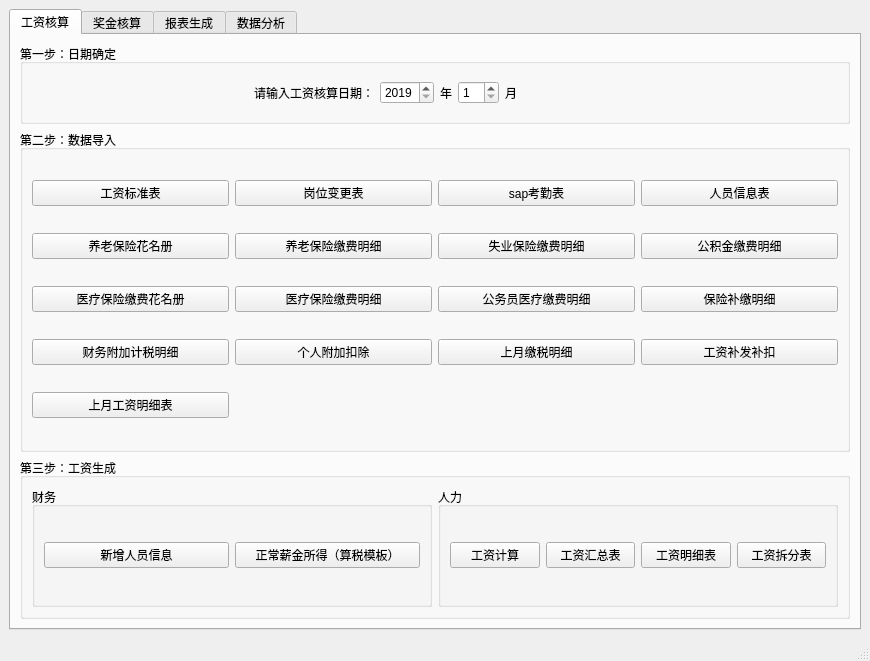
<?xml version="1.0" encoding="UTF-8"?>
<ui version="4.0">
 <class>mainWindow</class>
 <widget class="QMainWindow" name="mainWindow">
  <property name="geometry">
   <rect>
    <x>0</x>
    <y>0</y>
    <width>870</width>
    <height>661</height>
   </rect>
  </property>
  <property name="windowTitle">
   <string>河钢乐亭薪酬管理系统</string>
  </property>
  <property name="windowIcon">
   <iconset>
    <normaloff>../conf/ICON.ico</normaloff>../conf/ICON.ico</iconset>
  </property>
  <widget class="QWidget" name="centralwidget">
   <layout class="QVBoxLayout" name="verticalLayout">
    <item>
     <widget class="QTabWidget" name="tabWidget">
      <property name="currentIndex">
       <number>0</number>
      </property>
      <widget class="QWidget" name="tab1">
       <attribute name="title">
        <string>工资核算</string>
       </attribute>
       <layout class="QVBoxLayout" name="verticalLayout_2" stretch="2,8,4">
        <item>
         <widget class="QGroupBox" name="groupBox_3">
          <property name="title">
           <string>第一步：日期确定</string>
          </property>
          <layout class="QHBoxLayout" name="horizontalLayout_3" stretch="2,1,0,0,0,1,2">
           <item>
            <spacer name="horizontalSpacer">
             <property name="orientation">
              <enum>Qt::Horizontal</enum>
             </property>
             <property name="sizeHint" stdset="0">
              <size>
               <width>40</width>
               <height>20</height>
              </size>
             </property>
            </spacer>
           </item>
           <item>
            <widget class="QLabel" name="label">
             <property name="text">
              <string>请输入工资核算日期：</string>
             </property>
            </widget>
           </item>
           <item>
            <widget class="QSpinBox" name="spinBox_year">
             <property name="minimum">
              <number>2019</number>
             </property>
             <property name="maximum">
              <number>2020</number>
             </property>
            </widget>
           </item>
           <item>
            <widget class="QLabel" name="label_2">
             <property name="text">
              <string>年</string>
             </property>
            </widget>
           </item>
           <item>
            <widget class="QSpinBox" name="spinBox_month">
             <property name="minimum">
              <number>1</number>
             </property>
             <property name="maximum">
              <number>12</number>
             </property>
            </widget>
           </item>
           <item>
            <widget class="QLabel" name="label_3">
             <property name="text">
              <string>月</string>
             </property>
            </widget>
           </item>
           <item>
            <spacer name="horizontalSpacer_2">
             <property name="orientation">
              <enum>Qt::Horizontal</enum>
             </property>
             <property name="sizeHint" stdset="0">
              <size>
               <width>40</width>
               <height>20</height>
              </size>
             </property>
            </spacer>
           </item>
          </layout>
         </widget>
        </item>
        <item>
         <widget class="QGroupBox" name="groupBox">
          <property name="title">
           <string>第二步：数据导入</string>
          </property>
          <layout class="QHBoxLayout" name="horizontalLayout">
           <item>
            <layout class="QGridLayout" name="gridLayout">
             <item row="2" column="3">
              <widget class="QPushButton" name="btn_table_house_insurance">
               <property name="text">
                <string>公积金缴费明细</string>
               </property>
              </widget>
             </item>
             <item row="2" column="0">
              <widget class="QPushButton" name="btn_table_endowment_insurance_roster">
               <property name="text">
                <string>养老保险花名册</string>
               </property>
              </widget>
             </item>
             <item row="0" column="3">
              <widget class="QPushButton" name="btn_table_people_info">
               <property name="text">
                <string>人员信息表</string>
               </property>
              </widget>
             </item>
             <item row="4" column="0">
              <widget class="QPushButton" name="btn_table_tax_extra">
               <property name="text">
                <string>财务附加计税明细</string>
               </property>
              </widget>
             </item>
             <item row="2" column="1">
              <widget class="QPushButton" name="btn_table_endowment_insurance_detail">
               <property name="text">
                <string>养老保险缴费明细</string>
               </property>
              </widget>
             </item>
             <item row="0" column="1">
              <widget class="QPushButton" name="btn_table_position_change">
               <property name="text">
                <string>岗位变更表</string>
               </property>
              </widget>
             </item>
             <item row="0" column="2">
              <widget class="QPushButton" name="btn_table_sap_workday">
               <property name="text">
                <string>sap考勤表</string>
               </property>
              </widget>
             </item>
             <item row="2" column="2">
              <widget class="QPushButton" name="btn_table_unemployment_insurance_detail">
               <property name="text">
                <string>失业保险缴费明细</string>
               </property>
              </widget>
             </item>
             <item row="0" column="0">
              <widget class="QPushButton" name="btn_table_standard">
               <property name="text">
                <string>工资标准表</string>
               </property>
              </widget>
             </item>
             <item row="3" column="3">
              <widget class="QPushButton" name="btn_table_insurance_extra_payment">
               <property name="text">
                <string>保险补缴明细</string>
               </property>
              </widget>
             </item>
             <item row="4" column="3">
              <widget class="QPushButton" name="btn_table_extra_workincome">
               <property name="text">
                <string>工资补发补扣</string>
               </property>
              </widget>
             </item>
             <item row="4" column="2">
              <widget class="QPushButton" name="btn_table_last_month_tax_detail">
               <property name="text">
                <string>上月缴税明细</string>
               </property>
              </widget>
             </item>
             <item row="3" column="1">
              <widget class="QPushButton" name="btn_table_medical_insurance_detail">
               <property name="text">
                <string>医疗保险缴费明细</string>
               </property>
              </widget>
             </item>
             <item row="3" column="2">
              <widget class="QPushButton" name="btn_table_civil_servants_insurance_detail">
               <property name="text">
                <string>公务员医疗缴费明细</string>
               </property>
              </widget>
             </item>
             <item row="4" column="1">
              <widget class="QPushButton" name="btn_table_tax_remove">
               <property name="text">
                <string>个人附加扣除</string>
               </property>
              </widget>
             </item>
             <item row="3" column="0">
              <widget class="QPushButton" name="btn_table_medical_insurance_roster">
               <property name="text">
                <string>医疗保险缴费花名册</string>
               </property>
              </widget>
             </item>
             <item row="5" column="0">
              <widget class="QPushButton" name="btn_last_month_wage_detail">
               <property name="text">
                <string>上月工资明细表</string>
               </property>
              </widget>
             </item>
            </layout>
           </item>
          </layout>
         </widget>
        </item>
        <item>
         <widget class="QGroupBox" name="groupBox_2">
          <property name="title">
           <string>第三步：工资生成</string>
          </property>
          <layout class="QHBoxLayout" name="horizontalLayout_5">
           <item>
            <widget class="QGroupBox" name="groupBox_5">
             <property name="title">
              <string>财务</string>
             </property>
             <layout class="QHBoxLayout" name="horizontalLayout_4">
              <item>
               <widget class="QPushButton" name="btn_finace_new_info">
                <property name="text">
                 <string>新增人员信息</string>
                </property>
               </widget>
              </item>
              <item>
               <widget class="QPushButton" name="btn_finace_tax_calc_template">
                <property name="text">
                 <string>正常薪金所得（算税模板）</string>
                </property>
               </widget>
              </item>
             </layout>
            </widget>
           </item>
           <item>
            <widget class="QGroupBox" name="groupBox_4">
             <property name="title">
              <string>人力</string>
             </property>
             <layout class="QHBoxLayout" name="horizontalLayout_2">
              <item>
               <layout class="QGridLayout" name="gridLayout_2">
                <item row="0" column="0">
                 <widget class="QPushButton" name="btn_workincome_calc">
                  <property name="text">
                   <string>工资计算</string>
                  </property>
                 </widget>
                </item>
                <item row="0" column="1">
                 <widget class="QPushButton" name="btn_workincome_summary">
                  <property name="text">
                   <string>工资汇总表</string>
                  </property>
                 </widget>
                </item>
                <item row="0" column="3">
                 <widget class="QPushButton" name="btn_wage_split">
                  <property name="text">
                   <string>工资拆分表</string>
                  </property>
                 </widget>
                </item>
                <item row="0" column="2">
                 <widget class="QPushButton" name="btn_workincome_detail">
                  <property name="text">
                   <string>工资明细表</string>
                  </property>
                 </widget>
                </item>
               </layout>
              </item>
             </layout>
            </widget>
           </item>
          </layout>
         </widget>
        </item>
       </layout>
      </widget>
      <widget class="QWidget" name="tab2">
       <attribute name="title">
        <string>奖金核算</string>
       </attribute>
       <layout class="QVBoxLayout" name="verticalLayout_3" stretch="3,5,5">
        <item>
         <widget class="QGroupBox" name="groupBox_7">
          <property name="title">
           <string>第一步：日期确定</string>
          </property>
          <layout class="QHBoxLayout" name="horizontalLayout_7" stretch="2,1,0,0,0,1,2">
           <item>
            <spacer name="horizontalSpacer_3">
             <property name="orientation">
              <enum>Qt::Horizontal</enum>
             </property>
             <property name="sizeHint" stdset="0">
              <size>
               <width>40</width>
               <height>20</height>
              </size>
             </property>
            </spacer>
           </item>
           <item>
            <widget class="QLabel" name="label_4">
             <property name="text">
              <string>请输入奖金核算日期：</string>
             </property>
            </widget>
           </item>
           <item>
            <widget class="QSpinBox" name="spinBox_bouns_year">
             <property name="minimum">
              <number>2019</number>
             </property>
             <property name="maximum">
              <number>2020</number>
             </property>
            </widget>
           </item>
           <item>
            <widget class="QLabel" name="label_5">
             <property name="text">
              <string>年</string>
             </property>
            </widget>
           </item>
           <item>
            <widget class="QSpinBox" name="spinBox_bouns_month">
             <property name="minimum">
              <number>1</number>
             </property>
             <property name="maximum">
              <number>12</number>
             </property>
            </widget>
           </item>
           <item>
            <widget class="QLabel" name="label_6">
             <property name="text">
              <string>月</string>
             </property>
            </widget>
           </item>
           <item>
            <spacer name="horizontalSpacer_4">
             <property name="orientation">
              <enum>Qt::Horizontal</enum>
             </property>
             <property name="sizeHint" stdset="0">
              <size>
               <width>40</width>
               <height>20</height>
              </size>
             </property>
            </spacer>
           </item>
          </layout>
         </widget>
        </item>
        <item>
         <widget class="QGroupBox" name="groupBox_6">
          <property name="title">
           <string>第二部：数据导入</string>
          </property>
          <layout class="QHBoxLayout" name="horizontalLayout_11">
           <item>
            <spacer name="horizontalSpacer_7">
             <property name="orientation">
              <enum>Qt::Horizontal</enum>
             </property>
             <property name="sizeHint" stdset="0">
              <size>
               <width>40</width>
               <height>20</height>
              </size>
             </property>
            </spacer>
           </item>
           <item>
            <widget class="QPushButton" name="btn_sum_excel_to_sql">
             <property name="text">
              <string>本月各部门绩效汇总</string>
             </property>
            </widget>
           </item>
           <item>
            <spacer name="horizontalSpacer_8">
             <property name="orientation">
              <enum>Qt::Horizontal</enum>
             </property>
             <property name="sizeHint" stdset="0">
              <size>
               <width>40</width>
               <height>20</height>
              </size>
             </property>
            </spacer>
           </item>
           <item>
            <widget class="QPushButton" name="btn_bouns_extra">
             <property name="text">
              <string>奖金补发补扣</string>
             </property>
            </widget>
           </item>
           <item>
            <spacer name="horizontalSpacer_9">
             <property name="orientation">
              <enum>Qt::Horizontal</enum>
             </property>
             <property name="sizeHint" stdset="0">
              <size>
               <width>40</width>
               <height>20</height>
              </size>
             </property>
            </spacer>
           </item>
          </layout>
         </widget>
        </item>
        <item>
         <widget class="QGroupBox" name="groupBox_8">
          <property name="title">
           <string>第三步：奖金生成</string>
          </property>
          <layout class="QHBoxLayout" name="horizontalLayout_8" stretch="1,2">
           <item>
            <widget class="QGroupBox" name="groupBox_9">
             <property name="title">
              <string>财务</string>
             </property>
             <layout class="QHBoxLayout" name="horizontalLayout_9">
              <item>
               <spacer name="horizontalSpacer_5">
                <property name="orientation">
                 <enum>Qt::Horizontal</enum>
                </property>
                <property name="sizeHint" stdset="0">
                 <size>
                  <width>40</width>
                  <height>20</height>
                 </size>
                </property>
               </spacer>
              </item>
              <item>
               <widget class="QPushButton" name="btn_finace_tax_calc_template_2">
                <property name="text">
                 <string>正常薪金所得（算税模板）</string>
                </property>
               </widget>
              </item>
              <item>
               <spacer name="horizontalSpacer_6">
                <property name="orientation">
                 <enum>Qt::Horizontal</enum>
                </property>
                <property name="sizeHint" stdset="0">
                 <size>
                  <width>40</width>
                  <height>20</height>
                 </size>
                </property>
               </spacer>
              </item>
             </layout>
            </widget>
           </item>
           <item>
            <widget class="QGroupBox" name="groupBox_10">
             <property name="title">
              <string>人力</string>
             </property>
             <layout class="QHBoxLayout" name="horizontalLayout_10">
              <item>
               <layout class="QGridLayout" name="gridLayout_3">
                <item row="0" column="1">
                 <widget class="QPushButton" name="btn_workincome_summary_2">
                  <property name="text">
                   <string>奖金汇总表</string>
                  </property>
                 </widget>
                </item>
                <item row="0" column="2">
                 <widget class="QPushButton" name="btn_bouns_detail">
                  <property name="text">
                   <string>奖金明细表</string>
                  </property>
                 </widget>
                </item>
                <item row="0" column="0">
                 <widget class="QPushButton" name="btn_bouns_calc">
                  <property name="text">
                   <string>奖金计算</string>
                  </property>
                 </widget>
                </item>
                <item row="0" column="3">
                 <widget class="QPushButton" name="btn_wage_split_2">
                  <property name="text">
                   <string>奖金拆分表</string>
                  </property>
                 </widget>
                </item>
               </layout>
              </item>
             </layout>
            </widget>
           </item>
          </layout>
         </widget>
        </item>
       </layout>
      </widget>
      <widget class="QWidget" name="tab3">
       <attribute name="title">
        <string>报表生成</string>
       </attribute>
       <widget class="QPushButton" name="pushButton_2">
        <property name="geometry">
         <rect>
          <x>30</x>
          <y>160</y>
          <width>75</width>
          <height>23</height>
         </rect>
        </property>
        <property name="text">
         <string>下月预算表</string>
        </property>
       </widget>
       <widget class="QGroupBox" name="groupBox_11">
        <property name="geometry">
         <rect>
          <x>0</x>
          <y>30</y>
          <width>828</width>
          <height>78</height>
         </rect>
        </property>
        <property name="title">
         <string>第一步：日期确定</string>
        </property>
        <layout class="QHBoxLayout" name="horizontalLayout_6" stretch="2,1,0,0,0,1,2">
         <item>
          <spacer name="horizontalSpacer_10">
           <property name="orientation">
            <enum>Qt::Horizontal</enum>
           </property>
           <property name="sizeHint" stdset="0">
            <size>
             <width>40</width>
             <height>20</height>
            </size>
           </property>
          </spacer>
         </item>
         <item>
          <widget class="QLabel" name="label_7">
           <property name="text">
            <string>请输入工资核算日期：</string>
           </property>
          </widget>
         </item>
         <item>
          <widget class="QSpinBox" name="spinBox_year_2">
           <property name="minimum">
            <number>2019</number>
           </property>
           <property name="maximum">
            <number>2020</number>
           </property>
          </widget>
         </item>
         <item>
          <widget class="QLabel" name="label_8">
           <property name="text">
            <string>年</string>
           </property>
          </widget>
         </item>
         <item>
          <widget class="QSpinBox" name="spinBox_month_2">
           <property name="minimum">
            <number>1</number>
           </property>
           <property name="maximum">
            <number>12</number>
           </property>
          </widget>
         </item>
         <item>
          <widget class="QLabel" name="label_9">
           <property name="text">
            <string>月</string>
           </property>
          </widget>
         </item>
         <item>
          <spacer name="horizontalSpacer_11">
           <property name="orientation">
            <enum>Qt::Horizontal</enum>
           </property>
           <property name="sizeHint" stdset="0">
            <size>
             <width>40</width>
             <height>20</height>
            </size>
           </property>
          </spacer>
         </item>
        </layout>
       </widget>
      </widget>
      <widget class="QWidget" name="tab4">
       <attribute name="title">
        <string>数据分析</string>
       </attribute>
      </widget>
     </widget>
    </item>
   </layout>
  </widget>
  <widget class="QMenuBar" name="menubar">
   <property name="geometry">
    <rect>
     <x>0</x>
     <y>0</y>
     <width>870</width>
     <height>23</height>
    </rect>
   </property>
  </widget>
  <widget class="QStatusBar" name="statusbar"/>
 </widget>
 <resources/>
 <connections/>
</ui>
